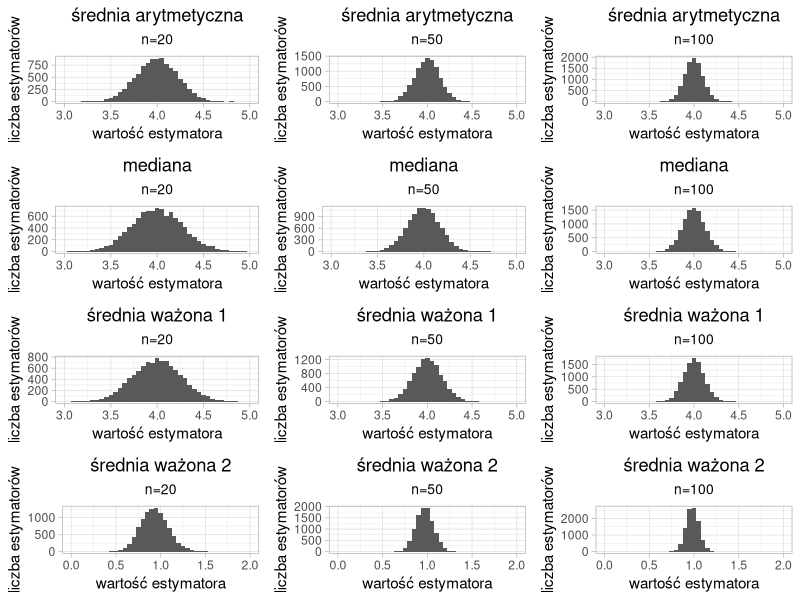
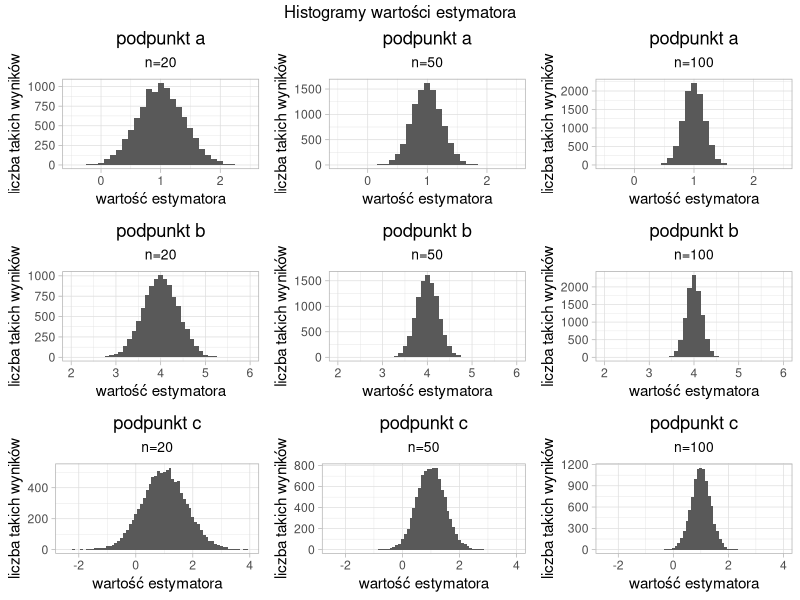
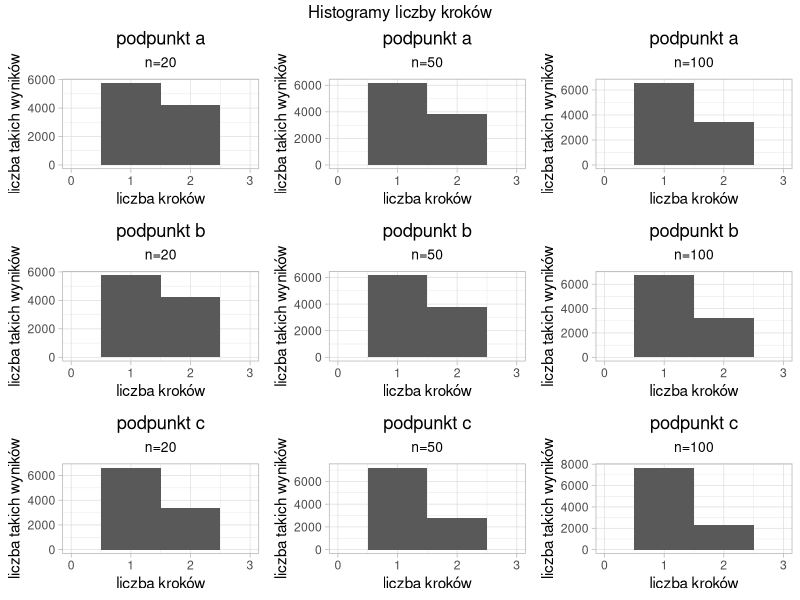
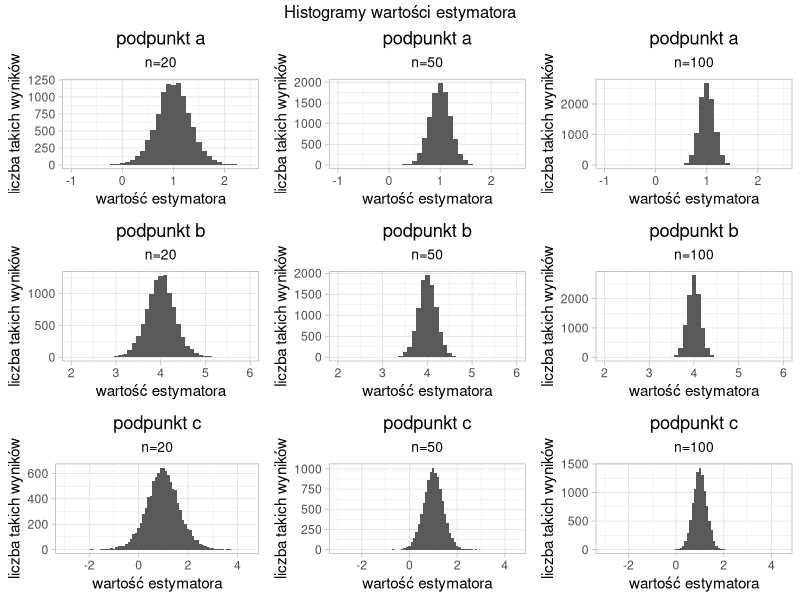
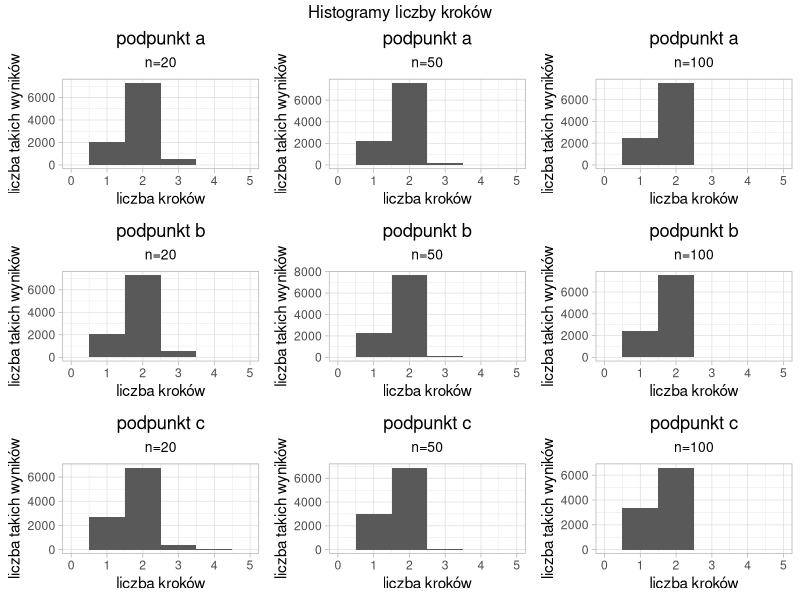

Source code (R) for these figures, in order:
## ---- chunk 1
knitr::opts_chunk$set(echo=TRUE, warning = FALSE)
options(Encoding="UTF-8")
## ---- chunk 2
library(ggplot2)
library(plyr)
library(dplyr)
library("gridExtra") 
library(scales)
library(matrixStats)
library(kableExtra)
## ---- chunk 3
set.seed(416)
## ---- chunk 4
# zadane w treści liczebności próbek
n.50 <- 50
n.20 <- 20
n.100 <- 100

# thety kolejno z podpunktów a, b, c
theta.a <- 1
theta.b <- 4
theta.c <- 1

# sigmy kolejno z podpunktów a, b, c
sigma.a <- 1
sigma.b <- 1
sigma.c <- 2

# liczba prób do wylosowania
k1 <- 10000

# Najpierw generujemy macierz dla zadanych n, k, theta, sigma, gdzie:
# n - liczba obserwacji w pojedynczej próbie
# k - liczba prób (wierszy)
# theta - wartość oczekiwana
# sigma - odchylenie standardowe
# Każdy wiersz macierzy to pojedynczy eksperyment/próba. Wobec tego wszelkie
# wartości estymatorów będziemy liczyć po wierszach.

# losowanie wag z podpunktu iii) oraz ich obliczanie dla podpunktu iv)

# Dla n=20:
weights.1.20.v <- runif(20)
weights.1.20.v <- weights.1.20.v/sum(weights.1.20.v)

v.20 <- 1:20
weights.2.20.v <- dnorm(qnorm((v.20-1)/20)) - dnorm(qnorm(v.20/20))

# Dla n=50:
weights.1.50.v <- runif(50)
weights.1.50.v <- weights.1.50.v/sum(weights.1.50.v)

v.50 <- 1:50
weights.2.50.v <- dnorm(qnorm((v.50-1)/50)) - dnorm(qnorm(v.50/50))

# Dla n=100:
weights.1.100.v <- runif(100)
weights.1.100.v <- weights.1.100.v/sum(weights.1.100.v)

v.100 <- 1:100
weights.2.100.v <- dnorm(qnorm((v.100-1)/100)) - dnorm(qnorm(v.100/100))



# Następnie zwracamy ramkę z estymatorami statystyk dla danej serii prób
# (średnia, mediana, 2 średnie ważone)
get.estimators.df <- function(n, k, theta, sigma, weights.1.v,  weights.2.v) {
  # macierz prób
  sample.m <- matrix(rnorm(k*n, theta, sigma), nrow = k, ncol = n)
  # estymatory:
  means.v <- rowMeans(sample.m)
  medians.v <- rowMedians(sample.m)
  w.means.1.v <- rowWeightedMeans(sample.m, w = weights.1.v)
  w.means.2.v <- apply(sample.m, 1, function(x) sum(sort(x)*weights.2.v))
  # to zwracamy:
  data.frame('mean' = means.v, 'median' = medians.v, 'weighted.mean.1' = w.means.1.v,
                       'weighted.mean.2' = w.means.2.v)
}


est.a.n.50.df <- get.estimators.df(n.50, k1, theta.a, sigma.a, weights.1.50.v, weights.2.50.v)
est.b.n.50.df <- get.estimators.df(n.50, k1, theta.b, sigma.b, weights.1.50.v, weights.2.50.v)
est.c.n.50.df <- get.estimators.df(n.50, k1, theta.c, sigma.c, weights.1.50.v, weights.2.50.v)

est.a.n.20.df <- get.estimators.df(n.20, k1, theta.a, sigma.a, weights.1.20.v, weights.2.20.v)
est.b.n.20.df <- get.estimators.df(n.20, k1, theta.b, sigma.b, weights.1.20.v, weights.2.20.v)
est.c.n.20.df <- get.estimators.df(n.20, k1, theta.c, sigma.c, weights.1.20.v, weights.2.20.v)

est.a.n.100.df <- get.estimators.df(n.100, k1, theta.a, sigma.a, weights.1.100.v, weights.2.100.v)
est.b.n.100.df <- get.estimators.df(n.100, k1, theta.b, sigma.b, weights.1.100.v, weights.2.100.v)
est.c.n.100.df <- get.estimators.df(n.100, k1, theta.c, sigma.c, weights.1.100.v, weights.2.100.v)
## ---- chunk 5
# wektor nazw wierszy
rownames.v <- c("wariancja", "MSE", "obciążenie")

# funkcja pomocnicza licząca błąd średniokwadratowy dla zadanego wektora estymatora i thety
get.MSE.n <- function(est.v, theta) {
  sum(((est.v-theta)^2))/length(est.v)
}

# funkcja pomocnicza licząca obciążenie dla zadanego wektora estymatora i thety
get.bias.n <- function(est.v, theta) {
  mean(est.v) - theta
}

# funkcja pomocnicza zwracająca wektor wariancji, bł. śr., obciążenia
rows.values.v <- function(est.v, theta) {
  round(c(var(est.v), get.MSE.n(est.v, theta), get.bias.n(est.v, theta)), 4)
}

# a
mean.stats.a.n.20.v <- rows.values.v(est.a.n.20.df$mean, theta.a)
mean.stats.a.n.50.v <- rows.values.v(est.a.n.50.df$mean, theta.a)
mean.stats.a.n.100.v <- rows.values.v(est.a.n.100.df$mean, theta.a)

# b
mean.stats.b.n.20.v <- rows.values.v(est.b.n.20.df$mean, theta.b)
mean.stats.b.n.50.v <- rows.values.v(est.b.n.50.df$mean, theta.b)
mean.stats.b.n.100.v <- rows.values.v(est.b.n.100.df$mean, theta.b)

# c
mean.stats.c.n.20.v <- rows.values.v(est.c.n.20.df$mean, theta.c)
mean.stats.c.n.50.v <- rows.values.v(est.c.n.50.df$mean, theta.c)
mean.stats.c.n.100.v <- rows.values.v(est.c.n.100.df$mean, theta.c)


frame.mean <- data.frame(rownames.v, mean.stats.a.n.20.v, mean.stats.a.n.50.v, mean.stats.a.n.100.v, 
                         mean.stats.b.n.20.v, mean.stats.b.n.50.v, mean.stats.b.n.100.v,
                         mean.stats.c.n.20.v, mean.stats.c.n.50.v, mean.stats.c.n.100.v)
colnames.v <- c("n", rep(c("20", "50", "100"), 3))
colnames(frame.mean) = colnames.v

kbl(frame.mean, caption = "Średnia arytmetyczna") %>%
  kable_styling(latex_options = "hold_position") %>%
  add_header_above(c(" " = 1, "a" = 3, "b" = 3, "c" = 3))
## ---- chunk 6
# a
median.stats.a.n.20.v <- rows.values.v(est.a.n.20.df$median, theta.a)
median.stats.a.n.50.v <- rows.values.v(est.a.n.50.df$median, theta.a)
median.stats.a.n.100.v <- rows.values.v(est.a.n.100.df$median, theta.a)

# b
median.stats.b.n.20.v <- rows.values.v(est.b.n.20.df$median, theta.b)
median.stats.b.n.50.v <- rows.values.v(est.b.n.50.df$median, theta.b)
median.stats.b.n.100.v <- rows.values.v(est.b.n.100.df$median, theta.b)

# c
median.stats.c.n.20.v <- rows.values.v(est.c.n.20.df$median, theta.c)
median.stats.c.n.50.v <- rows.values.v(est.c.n.50.df$median, theta.c)
median.stats.c.n.100.v <- rows.values.v(est.c.n.100.df$median, theta.c)


frame.median <- data.frame(rownames.v, median.stats.a.n.20.v, median.stats.a.n.50.v, 
                           median.stats.a.n.100.v, median.stats.b.n.20.v, 
                           median.stats.b.n.50.v, median.stats.b.n.100.v,
                           median.stats.c.n.20.v, median.stats.c.n.50.v, median.stats.c.n.100.v)

colnames(frame.median) = colnames.v

kbl(frame.median, caption = "Mediana") %>%
  kable_styling(latex_options = "hold_position") %>%
  add_header_above(c(" " = 1, "a" = 3, "b" = 3, "c" = 3))
## ---- chunk 7
# a
weighted.mean.1.stats.a.n.20.v <- rows.values.v(est.a.n.20.df$weighted.mean.1, theta.a)
weighted.mean.1.stats.a.n.50.v <- rows.values.v(est.a.n.50.df$weighted.mean.1, theta.a)
weighted.mean.1.stats.a.n.100.v <- rows.values.v(est.a.n.100.df$weighted.mean.1, theta.a)

# b
weighted.mean.1.stats.b.n.20.v <- rows.values.v(est.b.n.20.df$weighted.mean.1, theta.b)
weighted.mean.1.stats.b.n.50.v <- rows.values.v(est.b.n.50.df$weighted.mean.1, theta.b)
weighted.mean.1.stats.b.n.100.v <- rows.values.v(est.b.n.100.df$weighted.mean.1, theta.b)

# c
weighted.mean.1.stats.c.n.20.v <- rows.values.v(est.c.n.20.df$weighted.mean.1, theta.c)
weighted.mean.1.stats.c.n.50.v <- rows.values.v(est.c.n.50.df$weighted.mean.1, theta.c)
weighted.mean.1.stats.c.n.100.v <- rows.values.v(est.c.n.100.df$weighted.mean.1, theta.c)


frame.weighted.mean.1 <- data.frame(rownames.v, weighted.mean.1.stats.a.n.20.v, weighted.mean.1.stats.a.n.50.v, 
                                    weighted.mean.1.stats.a.n.100.v, weighted.mean.1.stats.b.n.20.v,
                                    weighted.mean.1.stats.b.n.50.v, weighted.mean.1.stats.b.n.100.v,
                                    weighted.mean.1.stats.c.n.20.v, weighted.mean.1.stats.c.n.50.v,
                                    weighted.mean.1.stats.c.n.100.v)

colnames(frame.weighted.mean.1) = colnames.v

kbl(frame.weighted.mean.1, caption = "Średnia ważona 1") %>%
  kable_styling(latex_options = "hold_position") %>%
  add_header_above(c(" " = 1, "a" = 3, "b" = 3, "c" = 3))
## ---- chunk 8
# a
weighted.mean.2.stats.a.n.20.v <- rows.values.v(est.a.n.20.df$weighted.mean.2, theta.a)
weighted.mean.2.stats.a.n.50.v <- rows.values.v(est.a.n.50.df$weighted.mean.2, theta.a)
weighted.mean.2.stats.a.n.100.v <- rows.values.v(est.a.n.100.df$weighted.mean.2, theta.a)

# b
weighted.mean.2.stats.b.n.20.v <- rows.values.v(est.b.n.20.df$weighted.mean.2, theta.b)
weighted.mean.2.stats.b.n.50.v <- rows.values.v(est.b.n.50.df$weighted.mean.2, theta.b)
weighted.mean.2.stats.b.n.100.v <- rows.values.v(est.b.n.100.df$weighted.mean.2, theta.b)

# c
weighted.mean.2.stats.c.n.20.v <- rows.values.v(est.c.n.20.df$weighted.mean.2, theta.c)
weighted.mean.2.stats.c.n.50.v <- rows.values.v(est.c.n.50.df$weighted.mean.2, theta.c)
weighted.mean.2.stats.c.n.100.v <- rows.values.v(est.c.n.100.df$weighted.mean.2, theta.c)


frame.weighted.mean.2 <- data.frame(rownames.v, weighted.mean.2.stats.a.n.20.v, weighted.mean.2.stats.a.n.50.v, 
                                    weighted.mean.2.stats.a.n.100.v, weighted.mean.2.stats.b.n.20.v,
                                    weighted.mean.2.stats.b.n.50.v, weighted.mean.2.stats.b.n.100.v,
                                    weighted.mean.2.stats.c.n.20.v, weighted.mean.2.stats.c.n.50.v,
                                    weighted.mean.2.stats.c.n.100.v)

colnames(frame.weighted.mean.2) = colnames.v

kbl(frame.weighted.mean.2, caption = "Średnia ważona 2") %>%
  kable_styling(latex_options = "hold_position") %>%
  add_header_above(c(" " = 1, "a" = 3, "b" = 3, "c" = 3))
## ---- chunk 9

get.estimator.hist <- function(estimator.v, title, subtitle, x_start, x_stop) {
   ggplot() +
     aes(estimator.v) +
     geom_histogram(binwidth = 0.05) +
     xlim(c(x_start, x_stop)) +
     labs(title = title, subtitle = subtitle,
          x = "wartość estymatora", y = "liczba estymatorów") +
     theme_light() +
    theme(plot.title = element_text(hjust = 0.5),
          plot.subtitle = element_text(size = 10, hjust = 0.5))
}

est.b.mean.n.20.hist <- get.estimator.hist(est.b.n.20.df$mean, "średnia arytmetyczna", "n=20", 3, 5)
est.b.mean.n.50.hist <- get.estimator.hist(est.b.n.50.df$mean, "średnia arytmetyczna", "n=50", 3, 5)
est.b.mean.n.100.hist <- get.estimator.hist(est.b.n.100.df$mean, "średnia arytmetyczna", "n=100", 3, 5)

est.b.median.n.20.hist <- get.estimator.hist(est.b.n.20.df$median, "mediana", "n=20", 3, 5)
est.b.median.n.50.hist <- get.estimator.hist(est.b.n.50.df$median, "mediana", "n=50", 3, 5)
est.b.median.n.100.hist <- get.estimator.hist(est.b.n.100.df$median, "mediana", "n=100", 3, 5)

est.b.weighted.mean.1.n.20.hist <- 
  get.estimator.hist(est.b.n.20.df$weighted.mean.1, "średnia ważona 1", "n=20", 3, 5)
est.b.weighted.mean.1.n.50.hist <-
  get.estimator.hist(est.b.n.50.df$weighted.mean.1, "średnia ważona 1", "n=50", 3, 5)
est.b.weighted.mean.1.n.100.hist <-
  get.estimator.hist(est.b.n.100.df$weighted.mean.1, "średnia ważona 1", "n=100", 3, 5)

est.b.weighted.mean.2.n.20.hist <- 
  get.estimator.hist(est.b.n.20.df$weighted.mean.2, "średnia ważona 2", "n=20", 0, 2)
est.b.weighted.mean.2.n.50.hist <-
  get.estimator.hist(est.b.n.50.df$weighted.mean.2, "średnia ważona 2", "n=50", 0, 2)
est.b.weighted.mean.2.n.100.hist <-
  get.estimator.hist(est.b.n.100.df$weighted.mean.2, "średnia ważona 2", "n=100", 0, 2)

grid.arrange(est.b.mean.n.20.hist, est.b.mean.n.50.hist, est.b.mean.n.100.hist,
             est.b.median.n.20.hist, est.b.median.n.50.hist, est.b.median.n.100.hist,
             est.b.weighted.mean.1.n.20.hist, est.b.weighted.mean.1.n.50.hist,
             est.b.weighted.mean.1.n.100.hist, est.b.weighted.mean.2.n.20.hist,
             est.b.weighted.mean.2.n.50.hist, est.b.weighted.mean.2.n.100.hist, ncol=3)

## ---- chunk 10
# pierwsza pochodna
get.mle.deriv.log  <- function(estimator, logistic.sample, sigma) {
  length(logistic.sample)/sigma - 2 * sum( exp(-(logistic.sample - estimator)/sigma) /
                                             (sigma*(1 + exp(-(logistic.sample - estimator)/sigma))) )
}

# druga pochodna
get.second.mle.deriv.log <- function(estimator, logistic.sample, sigma) {
  -2 * sum(exp(-(logistic.sample - estimator)/sigma) / (sigma*(1 + exp(-(logistic.sample - estimator)/sigma)))^2)
}

accuracy <- 0.001

get.estimator.and.steps.newton.method.log <- function(logistic.sample, sigma, accuracy) {
  steps <- 0
  estimator <- mean(logistic.sample)
  while(abs(get.mle.deriv.log(estimator, logistic.sample, sigma)) > accuracy) {
    estimator <- estimator - get.mle.deriv.log(estimator, logistic.sample, sigma) / 
      get.second.mle.deriv.log(estimator, logistic.sample, sigma)
    steps <- steps + 1
    if(steps > 15) {
      break
    }
  }
  return(c(estimator, steps))
}
  
get.estimator.and.steps.log.df <- function(n, k, theta, sigma, accuracy) {
  estimator.v <- c()
  steps.v <- c()
  for(i in 1:k) {
    sample <- rlogis(n, theta, sigma)
    current.estimator.and.steps.v <- get.estimator.and.steps.newton.method.log(sample, sigma, accuracy)
    estimator.v <- c(estimator.v, current.estimator.and.steps.v[1])
    steps.v <- c(steps.v, current.estimator.and.steps.v[2])
  }
  data.frame("estimator" = estimator.v, "steps" = steps.v)
}

estimator.and.steps.log.a.n.50.df <- get.estimator.and.steps.log.df(n.50, k1, theta.a, sigma.a, accuracy)
estimator.and.steps.log.b.n.50.df <- get.estimator.and.steps.log.df(n.50, k1, theta.b, sigma.b, accuracy)
estimator.and.steps.log.c.n.50.df <- get.estimator.and.steps.log.df(n.50, k1, theta.c, sigma.c, accuracy)

estimator.and.steps.log.a.n.20.df <- get.estimator.and.steps.log.df(n.20, k1, theta.a, sigma.a, accuracy)
estimator.and.steps.log.b.n.20.df <- get.estimator.and.steps.log.df(n.20, k1, theta.b, sigma.b, accuracy)
estimator.and.steps.log.c.n.20.df <- get.estimator.and.steps.log.df(n.20, k1, theta.c, sigma.c, accuracy)

estimator.and.steps.log.a.n.100.df <- get.estimator.and.steps.log.df(n.100, k1, theta.a, sigma.a, accuracy)
estimator.and.steps.log.b.n.100.df <- get.estimator.and.steps.log.df(n.100, k1, theta.b, sigma.b, accuracy)
estimator.and.steps.log.c.n.100.df <- get.estimator.and.steps.log.df(n.100, k1, theta.c, sigma.c, accuracy)
## ---- chunk 11
get.estimator.hist <- function(estimator.v, title, subtitle, x_start, x_stop) {
   ggplot() +
     aes(estimator.v) +
     geom_histogram(binwidth = 0.1) +
     xlim(c(x_start, x_stop)) +
     labs(title = title, subtitle = subtitle,
          x = "wartość estymatora", y = "liczba takich wyników") +
     theme_light() +
    theme(plot.title = element_text(hjust = 0.5),
          plot.subtitle = element_text(size = 10, hjust = 0.5))
}

estimator.log.a.n.20.hist <- get.estimator.hist(estimator.and.steps.log.a.n.20.df$estimator, "podpunkt a", "n=20", -0.5, 2.5)
estimator.log.a.n.50.hist <- get.estimator.hist(estimator.and.steps.log.a.n.50.df$estimator, "podpunkt a", "n=50", -0.5, 2.5)
estimator.log.a.n.100.hist <- get.estimator.hist(estimator.and.steps.log.a.n.100.df$estimator, "podpunkt a", "n=100", -0.5, 2.5)

estimator.log.b.n.20.hist <- get.estimator.hist(estimator.and.steps.log.b.n.20.df$estimator, "podpunkt b", "n=20", 2, 6)
estimator.log.b.n.50.hist <- get.estimator.hist(estimator.and.steps.log.b.n.50.df$estimator, "podpunkt b", "n=50", 2, 6)
estimator.log.b.n.100.hist <- get.estimator.hist(estimator.and.steps.log.b.n.100.df$estimator, "podpunkt b", "n=100", 2, 6)

estimator.log.c.n.20.hist <- get.estimator.hist(estimator.and.steps.log.c.n.20.df$estimator, "podpunkt c", "n=20", -2.5, 4)
estimator.log.c.n.50.hist <- get.estimator.hist(estimator.and.steps.log.c.n.50.df$estimator, "podpunkt c", "n=50", -2.5, 4)
estimator.log.c.n.100.hist <- get.estimator.hist(estimator.and.steps.log.c.n.100.df$estimator, "podpunkt c", "n=100", -2.5, 4)

grid.arrange(estimator.log.a.n.20.hist, estimator.log.a.n.50.hist, estimator.log.a.n.100.hist,
             estimator.log.b.n.20.hist, estimator.log.b.n.50.hist, estimator.log.b.n.100.hist,
             estimator.log.c.n.20.hist, estimator.log.c.n.50.hist, estimator.log.c.n.100.hist,
             ncol=3, top = "Histogramy wartości estymatora")

## ---- chunk 12
# a
estimator.log.stats.a.n.20.v <- rows.values.v(estimator.and.steps.log.a.n.20.df$estimator, theta.a)
estimator.log.stats.a.n.50.v <- rows.values.v(estimator.and.steps.log.a.n.50.df$estimator, theta.a)
estimator.log.stats.a.n.100.v <- rows.values.v(estimator.and.steps.log.a.n.100.df$estimator, theta.a)

# b
estimator.log.stats.b.n.20.v <- rows.values.v(estimator.and.steps.log.b.n.20.df$estimator, theta.b)
estimator.log.stats.b.n.50.v <- rows.values.v(estimator.and.steps.log.b.n.50.df$estimator, theta.b)
estimator.log.stats.b.n.100.v <- rows.values.v(estimator.and.steps.log.b.n.100.df$estimator, theta.b)

# c
estimator.log.stats.c.n.20.v <- rows.values.v(estimator.and.steps.log.c.n.20.df$estimator, theta.c)
estimator.log.stats.c.n.50.v <- rows.values.v(estimator.and.steps.log.c.n.50.df$estimator, theta.c)
estimator.log.stats.c.n.100.v <- rows.values.v(estimator.and.steps.log.c.n.100.df$estimator, theta.c)


frame.estimator <- data.frame(rownames.v, estimator.log.stats.a.n.20.v, estimator.log.stats.a.n.50.v,
                         estimator.log.stats.a.n.100.v, estimator.log.stats.b.n.20.v,
                         estimator.log.stats.b.n.50.v, estimator.log.stats.b.n.100.v,
                         estimator.log.stats.c.n.20.v, estimator.log.stats.c.n.50.v,
                         estimator.log.stats.a.n.100.v)

colnames.v <- c("n", rep(c("20", "50", "100"), 3))
colnames(frame.estimator) = colnames.v

kbl(frame.estimator, caption = "Estymator największej wiarogodności dla rozkładu logistycznego") %>%
  kable_styling(latex_options = "H") %>%
  add_header_above(c(" " = 1, "a" = 3, "b" = 3, "c" = 3))
## ---- chunk 13

get.log.steps.hist <- function(steps.v, title, subtitle) {
   ggplot() +
     aes(steps.v) +
     geom_histogram(binwidth = 1) +
      xlim(c(0, 3)) +
     labs(title = title, subtitle = subtitle,
          x = "liczba kroków", y = "liczba takich wyników") +
     theme_light() +
    theme(plot.title = element_text(hjust = 0.5),
          plot.subtitle = element_text(size = 10, hjust = 0.5))
}

steps.log.a.n.20.hist <- get.log.steps.hist(estimator.and.steps.log.a.n.20.df$steps, "podpunkt a", "n=20")
steps.log.a.n.50.hist <- get.log.steps.hist(estimator.and.steps.log.a.n.50.df$steps, "podpunkt a", "n=50")
steps.log.a.n.100.hist <- get.log.steps.hist(estimator.and.steps.log.a.n.100.df$steps, "podpunkt a", "n=100")

steps.log.b.n.20.hist <- get.log.steps.hist(estimator.and.steps.log.b.n.20.df$steps, "podpunkt b", "n=20")
steps.log.b.n.50.hist <- get.log.steps.hist(estimator.and.steps.log.b.n.50.df$steps, "podpunkt b", "n=50")
steps.log.b.n.100.hist <- get.log.steps.hist(estimator.and.steps.log.b.n.100.df$steps, "podpunkt b", "n=100")

steps.log.c.n.20.hist <- get.log.steps.hist(estimator.and.steps.log.c.n.20.df$steps, "podpunkt c", "n=20")
steps.log.c.n.50.hist <- get.log.steps.hist(estimator.and.steps.log.c.n.50.df$steps, "podpunkt c", "n=50")
steps.log.c.n.100.hist <- get.log.steps.hist(estimator.and.steps.log.c.n.100.df$steps, "podpunkt c", "n=100")

grid.arrange(steps.log.a.n.20.hist, steps.log.a.n.50.hist, steps.log.a.n.100.hist,
             steps.log.b.n.20.hist, steps.log.b.n.50.hist, steps.log.b.n.100.hist,
             steps.log.c.n.20.hist, steps.log.c.n.50.hist, steps.log.c.n.100.hist,
             ncol=3, top = "Histogramy liczby kroków")
## ---- chunk 14
# pierwsza pochodna
get.mle.deriv.cauchy  <- function(estimator, cauchy.sample, sigma) {
  2 * sum((cauchy.sample - estimator)/(sigma^2 + (cauchy.sample-estimator)^2))
}

# druga pochodna
get.second.mle.deriv.cauchy <- function(estimator, cauchy.sample, sigma) {
  2 * sum((-sigma^2+(cauchy.sample-estimator)^2)/(sigma^2+(cauchy.sample-estimator)^2)^2)
}

accuracy <- 0.001

get.estimator.and.steps.newton.method.cauchy <- function(cauchy.sample, sigma, accuracy) {
  steps <- 0
  estimator <- median(cauchy.sample)
  mle.deriv.cauchy <- 0
  second.mle.deriv.cauchy <- 0
  while(abs(get.mle.deriv.cauchy(estimator, cauchy.sample, sigma)) > accuracy) {
    mle.deriv.cauchy <- get.mle.deriv.cauchy(estimator, cauchy.sample, sigma)
    second.mle.deriv.cauchy <- get.second.mle.deriv.cauchy(estimator, cauchy.sample, sigma)
    estimator <- estimator - mle.deriv.cauchy / second.mle.deriv.cauchy
    steps <- steps + 1
    if(steps > 15) {
      break
    }
  }
  return(c(estimator, steps, second.mle.deriv.cauchy))
}
  
get.estimator.and.steps.cauchy.df <- function(n, k, theta, sigma, accuracy) {
  estimator.v <- c()
  steps.v <- c()
  for(i in 1:k) {
    sample <- rcauchy(n, theta, sigma)
    current.estimator.and.steps.v <- get.estimator.and.steps.newton.method.cauchy(sample, sigma, accuracy)
    if (current.estimator.and.steps.v[3] < 0 & current.estimator.and.steps.v[3] < 15) {
        estimator.v <- c(estimator.v, current.estimator.and.steps.v[1])
        steps.v <- c(steps.v, current.estimator.and.steps.v[2])
    }
  }
  data.frame("estimator" = estimator.v, "steps" = steps.v)
}

estimator.and.steps.cauchy.a.n.50.df <- get.estimator.and.steps.cauchy.df(n.50, k1, theta.a, sigma.a, accuracy)
estimator.and.steps.cauchy.b.n.50.df <- get.estimator.and.steps.cauchy.df(n.50, k1, theta.b, sigma.b, accuracy)
estimator.and.steps.cauchy.c.n.50.df <- get.estimator.and.steps.cauchy.df(n.50, k1, theta.c, sigma.c, accuracy)

estimator.and.steps.cauchy.a.n.20.df <- get.estimator.and.steps.cauchy.df(n.20, k1, theta.a, sigma.a, accuracy)
estimator.and.steps.cauchy.b.n.20.df <- get.estimator.and.steps.cauchy.df(n.20, k1, theta.b, sigma.b, accuracy)
estimator.and.steps.cauchy.c.n.20.df <- get.estimator.and.steps.cauchy.df(n.20, k1, theta.c, sigma.c, accuracy)

estimator.and.steps.cauchy.a.n.100.df <- get.estimator.and.steps.cauchy.df(n.100, k1, theta.a, sigma.a, accuracy)
estimator.and.steps.cauchy.b.n.100.df <- get.estimator.and.steps.cauchy.df(n.100, k1, theta.b, sigma.b, accuracy)
estimator.and.steps.cauchy.c.n.100.df <- get.estimator.and.steps.cauchy.df(n.100, k1, theta.c, sigma.c, accuracy)
## ---- chunk 15
rownames2.v <- c("liczba wyników")

frame.results <- data.frame(rownames2.v, nrow(estimator.and.steps.cauchy.a.n.20.df), nrow(estimator.and.steps.cauchy.a.n.50.df),
                       nrow(estimator.and.steps.cauchy.a.n.100.df), nrow(estimator.and.steps.cauchy.b.n.20.df),
                       nrow(estimator.and.steps.cauchy.b.n.50.df), nrow(estimator.and.steps.cauchy.b.n.100.df),
                       nrow(estimator.and.steps.cauchy.c.n.20.df), nrow(estimator.and.steps.cauchy.c.n.50.df),
                       nrow(estimator.and.steps.cauchy.c.n.100.df))

colnames.v <- c("n", rep(c("20", "50", "100"), 3))
colnames(frame.results) = colnames.v

kbl(frame.results, caption = "Liczba wartości estymatora spełniających warunki") %>%
  kable_styling(latex_options = "hold_position") %>%
  add_header_above(c(" " = 1, "a" = 3, "b" = 3, "c" = 3))
## ---- chunk 16
estimator.cauchy.a.n.20.hist <- get.estimator.hist(estimator.and.steps.cauchy.a.n.20.df$estimator, "podpunkt a", "n=20", -1, 2.5)
estimator.cauchy.a.n.50.hist <- get.estimator.hist(estimator.and.steps.cauchy.a.n.50.df$estimator, "podpunkt a", "n=50", -1, 2.5)
estimator.cauchy.a.n.100.hist <- get.estimator.hist(estimator.and.steps.cauchy.a.n.100.df$estimator, "podpunkt a", "n=100", -1, 2.5)

estimator.cauchy.b.n.20.hist <- get.estimator.hist(estimator.and.steps.cauchy.b.n.20.df$estimator, "podpunkt b", "n=20", 2, 6)
estimator.cauchy.b.n.50.hist <- get.estimator.hist(estimator.and.steps.cauchy.b.n.50.df$estimator, "podpunkt b", "n=50", 2, 6)
estimator.cauchy.b.n.100.hist <- get.estimator.hist(estimator.and.steps.cauchy.b.n.100.df$estimator, "podpunkt b", "n=100", 2, 6)

estimator.cauchy.c.n.20.hist <- get.estimator.hist(estimator.and.steps.cauchy.c.n.20.df$estimator, "podpunkt c", "n=20", -3, 4.5)
estimator.cauchy.c.n.50.hist <- get.estimator.hist(estimator.and.steps.cauchy.c.n.50.df$estimator, "podpunkt c", "n=50", -3, 4.5)
estimator.cauchy.c.n.100.hist <- get.estimator.hist(estimator.and.steps.cauchy.c.n.100.df$estimator, "podpunkt c", "n=100", -3, 4.5)

grid.arrange(estimator.cauchy.a.n.20.hist, estimator.cauchy.a.n.50.hist, estimator.cauchy.a.n.100.hist,
             estimator.cauchy.b.n.20.hist, estimator.cauchy.b.n.50.hist, estimator.cauchy.b.n.100.hist,
             estimator.cauchy.c.n.20.hist, estimator.cauchy.c.n.50.hist, estimator.cauchy.c.n.100.hist,
             ncol=3, top = "Histogramy wartości estymatora")

## ---- chunk 17
# a
estimator.cauchy.stats.a.n.20.v <- rows.values.v(estimator.and.steps.cauchy.a.n.20.df$estimator, theta.a)
estimator.cauchy.stats.a.n.50.v <- rows.values.v(estimator.and.steps.cauchy.a.n.50.df$estimator, theta.a)
estimator.cauchy.stats.a.n.100.v <- rows.values.v(estimator.and.steps.cauchy.a.n.100.df$estimator, theta.a)

# b
estimator.cauchy.stats.b.n.20.v <- rows.values.v(estimator.and.steps.cauchy.b.n.20.df$estimator, theta.b)
estimator.cauchy.stats.b.n.50.v <- rows.values.v(estimator.and.steps.cauchy.b.n.50.df$estimator, theta.b)
estimator.cauchy.stats.b.n.100.v <- rows.values.v(estimator.and.steps.cauchy.b.n.100.df$estimator, theta.b)

# c
estimator.cauchy.stats.c.n.20.v <- rows.values.v(estimator.and.steps.cauchy.c.n.20.df$estimator, theta.c)
estimator.cauchy.stats.c.n.50.v <- rows.values.v(estimator.and.steps.cauchy.c.n.50.df$estimator, theta.c)
estimator.cauchy.stats.c.n.100.v <- rows.values.v(estimator.and.steps.cauchy.c.n.100.df$estimator, theta.c)


frame.cauchy.estimator <- data.frame(rownames.v, estimator.cauchy.stats.a.n.20.v, estimator.cauchy.stats.a.n.50.v,
                         estimator.cauchy.stats.a.n.100.v, estimator.cauchy.stats.b.n.20.v,
                         estimator.cauchy.stats.b.n.50.v, estimator.cauchy.stats.b.n.100.v,
                         estimator.cauchy.stats.c.n.20.v, estimator.cauchy.stats.c.n.50.v,
                         estimator.cauchy.stats.a.n.100.v)

colnames.v <- c("n", rep(c("20", "50", "100"), 3))
colnames(frame.cauchy.estimator) = colnames.v

kbl(frame.cauchy.estimator, caption = "Estymator największej wiarogodności dla rozkładu Cauchy'ego") %>%
  kable_styling(latex_options = "H") %>%
  add_header_above(c(" " = 1, "a" = 3, "b" = 3, "c" = 3))
## ---- chunk 18

get.cauchy.steps.hist <- function(steps.v, title, subtitle) {
   ggplot() +
     aes(steps.v) +
     geom_histogram(binwidth = 1) +
      xlim(c(0, 5)) +
     labs(title = title, subtitle = subtitle,
          x = "liczba kroków", y = "liczba takich wyników") +
     theme_light() +
    theme(plot.title = element_text(hjust = 0.5),
          plot.subtitle = element_text(size = 10, hjust = 0.5))
}

steps.cauchy.a.n.20.hist <- get.cauchy.steps.hist(estimator.and.steps.cauchy.a.n.20.df$steps, "podpunkt a", "n=20")
steps.cauchy.a.n.50.hist <- get.cauchy.steps.hist(estimator.and.steps.cauchy.a.n.50.df$steps, "podpunkt a", "n=50")
steps.cauchy.a.n.100.hist <- get.cauchy.steps.hist(estimator.and.steps.cauchy.a.n.100.df$steps, "podpunkt a", "n=100")

steps.cauchy.b.n.20.hist <- get.cauchy.steps.hist(estimator.and.steps.cauchy.b.n.20.df$steps, "podpunkt b", "n=20")
steps.cauchy.b.n.50.hist <- get.cauchy.steps.hist(estimator.and.steps.cauchy.b.n.50.df$steps, "podpunkt b", "n=50")
steps.cauchy.b.n.100.hist <- get.cauchy.steps.hist(estimator.and.steps.cauchy.b.n.100.df$steps, "podpunkt b", "n=100")

steps.cauchy.c.n.20.hist <- get.cauchy.steps.hist(estimator.and.steps.cauchy.c.n.20.df$steps, "podpunkt c", "n=20")
steps.cauchy.c.n.50.hist <- get.cauchy.steps.hist(estimator.and.steps.cauchy.c.n.50.df$steps, "podpunkt c", "n=50")
steps.cauchy.c.n.100.hist <- get.cauchy.steps.hist(estimator.and.steps.cauchy.c.n.100.df$steps, "podpunkt c", "n=100")

grid.arrange(steps.cauchy.a.n.20.hist, steps.cauchy.a.n.50.hist, steps.cauchy.a.n.100.hist,
             steps.cauchy.b.n.20.hist, steps.cauchy.b.n.50.hist, steps.cauchy.b.n.100.hist,
             steps.cauchy.c.n.20.hist, steps.cauchy.c.n.50.hist, steps.cauchy.c.n.100.hist,
             ncol=3, top = "Histogramy liczby kroków")
